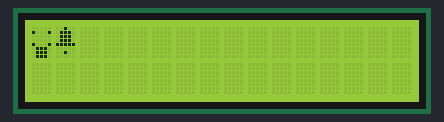
Bench run of a sketch on a simulated Arduino Uno, built with avr-gcc and run on an emulated ATmega328P. Parts: 16×2 character LCD.

Above: at 0.1 s.
At 2.1 s:
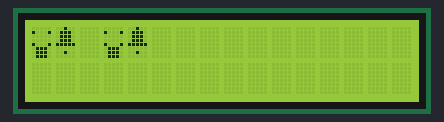
At 4.1 s:
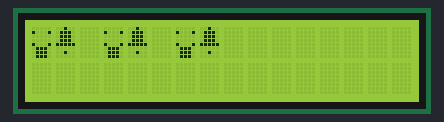
At 10.1 s:
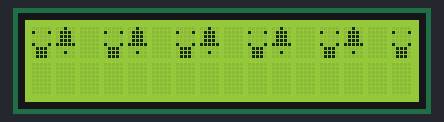
At 26.1 s:
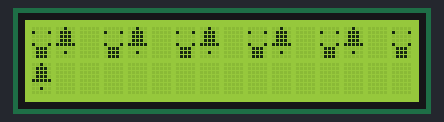
At 36.1 s:
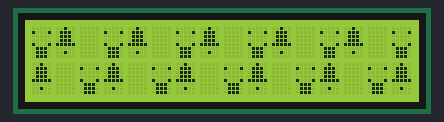

The sketch:

lcd_4.ino
```cpp
#include <LiquidCrystal.h>
const int rs = 12, en = 11, d4 = 5, d5 = 4, d6 = 3, d7 = 2;
LiquidCrystal lcd(rs, en, d4, d5, d6, d7);

int sayac = 0;
byte gulenYuz[8] = {
  B00000,
  B10001,
  B00000,
  B00000,
  B10001,
  B01110,
  B01110,
  B01110,
};

uint8_t zil[8] = {0x4, 0xe, 0xe, 0xe, 0x1f, 0x0, 0x4};


void setup() {
  // put your setup code here, to run once:
  lcd.createChar(0, gulenYuz);//0-7 arasında tanımlama yapılabilir
  lcd.createChar(1, zil);

  lcd.begin(16, 2);  //16 sutun 2 satırlık


  pinMode(7, INPUT_PULLUP);
  pinMode(8, INPUT_PULLUP);
  lcd.write((byte)0);
  lcd.write((byte)1);
}

void loop() {
  // put your main code here, to run repeatedly:
  delay(2000);
  lcd.print(" ");
  lcd.write((byte)0);
  lcd.write((byte)1);

}

void silSatir(int satirIndex) {
  lcd.setCursor(0, satirIndex);
  lcd.print("                ");
}

void sil(int sutunIndex, int satirIndex, int uzunluk) {
  lcd.setCursor(sutunIndex, satirIndex);
  for (int i = 0; i < uzunluk; i++)
    lcd.print(" ");
}
```

Measured:
- what the display in image 1 shows lasts 2.0 s, from 2.1 s to 4.1 s
- what the display in image 3 shows lasts 16.0 s, from 10.1 s to 26.1 s
